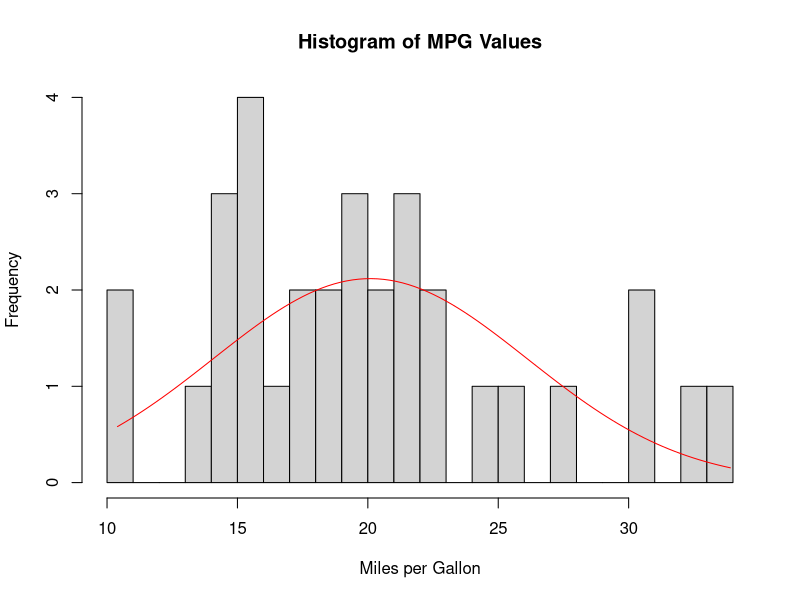
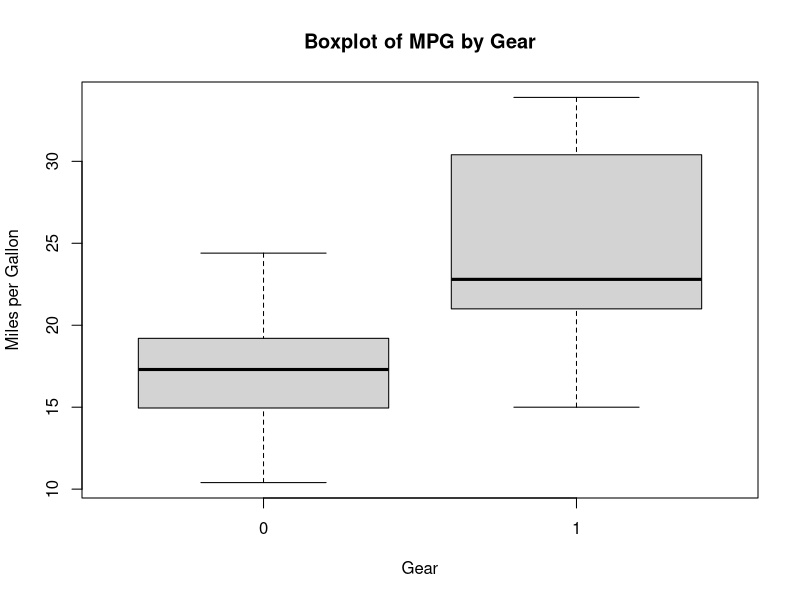
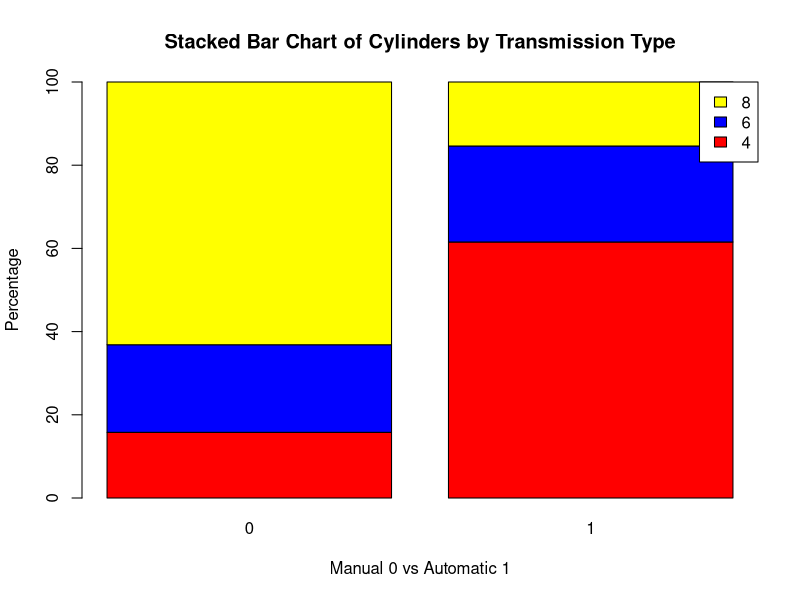
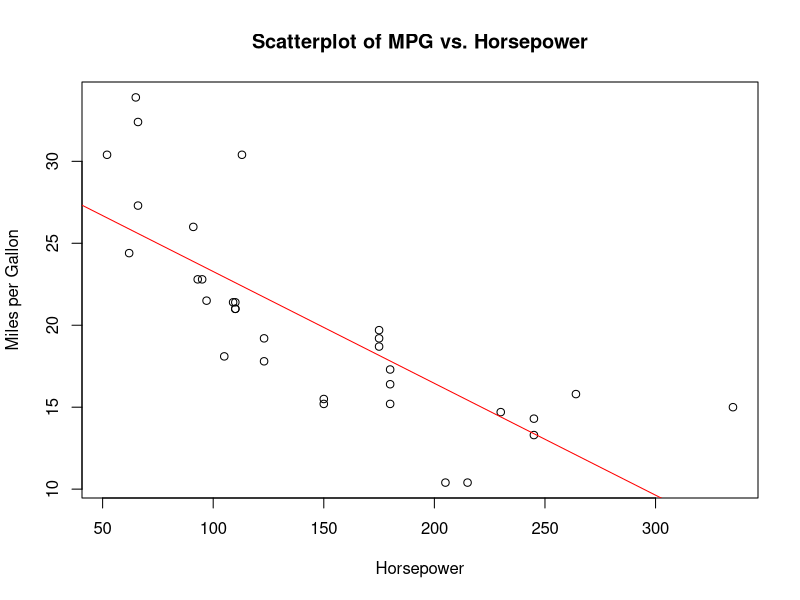

Write the R code that produced these figures, in order.
#histogram to show normalcy of data
h <-hist(mtcars$mpg, breaks = 20, xlab = "Miles per Gallon", ylab = "Frequency", main = "Histogram of MPG Values")


# Add a normal distribution line
x <- seq(min(mtcars$mpg), max(mtcars$mpg), length = 100)
y <- dnorm(x, mean = mean(mtcars$mpg), sd = sd(mtcars$mpg)) * length(mtcars$mpg)
box.size <- diff(h$mids[1:2])
y <- y * box.size
lines(x, y, col = "red")


#comparison of means
t.test(mtcars$mpg ~ mtcars$am)# for normal data
wilcox.test(mtcars$mpg ~ mtcars$am) # for non parametric data
boxplot(mtcars$mpg ~ mtcars$am, xlab = "Gear", ylab = "Miles per Gallon", main = "Boxplot of MPG by Gear")


#comparison of proportion
pt <- table(mtcars$cyl,mtcars$am)
chisq.test(pt)
percentages <- prop.table(pt, margin=2) * 100
barplot(percentages, col = c("red", "blue", "yellow"), xlab = "Manual 0 vs Automatic 1", ylab = "Percentage", main = "Stacked Bar Chart of Cylinders by Transmission Type", ylim = c(0, 100), legend.text = c("4", "6", "8"), args.legend = list(x = "topright"))


#correlation
cor.test(mtcars$mpg, mtcars$hp)
cor.test(mtcars$mpg, mtcars$hp, method="spearman")
plot(mtcars$hp, mtcars$mpg, xlab = "Horsepower", ylab = "Miles per Gallon", main = "Scatterplot of MPG vs. Horsepower")

# Add a trend line
abline(lm(mpg ~ hp, data = mtcars), col = "red")